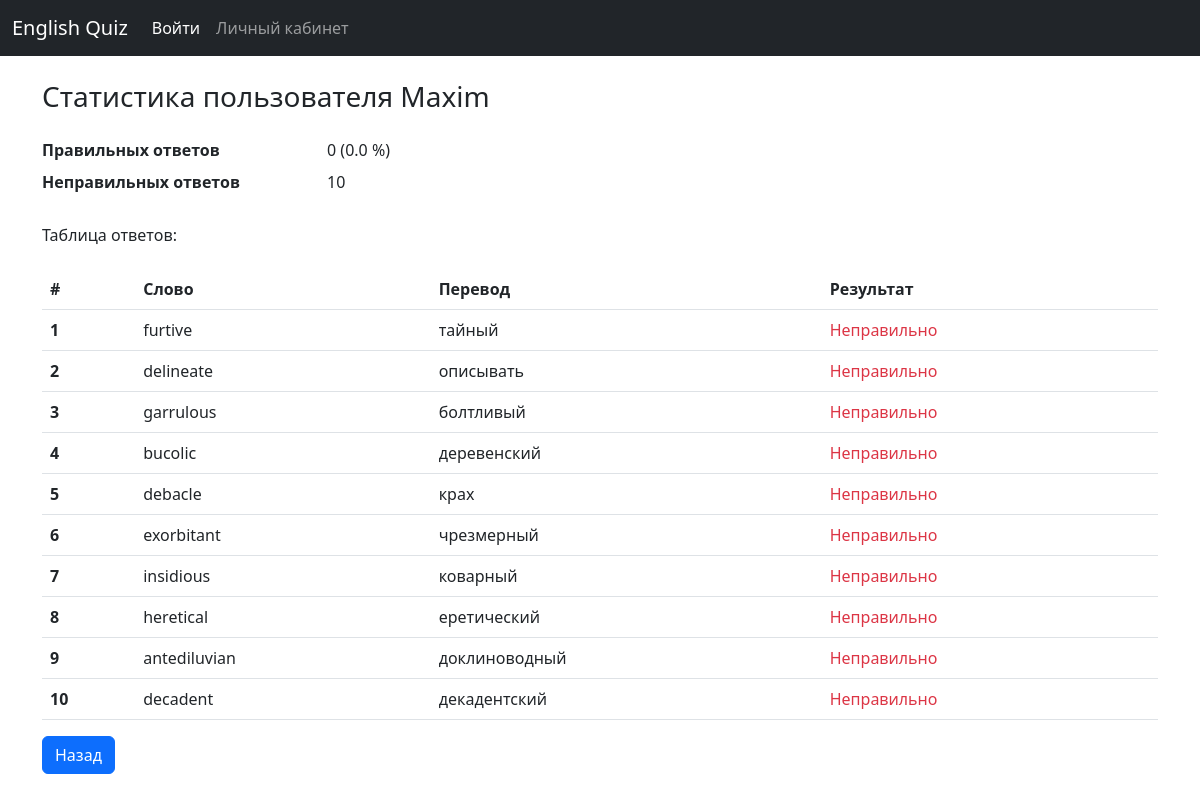
The app's page /stat/7 (signed in) with its own data.
### models/models_db.py (models this page shows, shortened)
class User(db.Model, UserMixin):
    __tablename__ = 'users'
    id = db.Column(db.Integer, primary_key=True)
    username = db.Column(db.String(100), nullable=False, default='Unknown User')
    email = db.Column(db.String(100), nullable=False, unique=True)
    password = db.Column(db.String(100), nullable=False)
    date_of_registration = db.Column(db.DateTime, default=datetime.today())
    sessions = db.relationship('Session', backref='user', lazy=True)

class Question(db.Model):
    __tablename__ = 'questions'
    id = db.Column(db.Integer, primary_key=True)
    level = db.Column(db.Integer, nullable=False)
    question = db.Column(db.String(100), nullable=False)
    answer = db.Column(db.String(100), nullable=False)

### app.py (the view)
@app.route('/stat/<int:session_id>')
@login_required
def stat(session_id):  # Страница статистики
    user = current_user
    session = Session.query.get(session_id)
    results = session.get_answers_list()
    correct_answers = len([res for qst, res in results if res])
    incorrect_answers = len(results) - correct_answers
    print(f'Пользователь {user.username}: правильных {correct_answers}, неправильных {incorrect_answers}')
    return render_template('stat.html', user=user, correct_answers=correct_answers, incorrect_answers=incorrect_answers,
                           results=results, user_id=user.id)

### app.py (called while the page is built)
@login_manager.user_loader
def load_user(user_id):
    print("load_user")
    return User.query.get(user_id)

@app.after_request
def redirect_to_sign(response):
    if response.status_code == 401:
        return redirect(url_for('login'))
    return response

### models/models_db.py (called while the page is built)
    def get_answers_list(self):
        return pickle.loads(self.answers)

### templates/stat.html (shortened to what this page needs)
{% extends 'base.html' %}
{% block body %}
    <div class="container">
        <h3 class="my-4">Статистика пользователя {{ user.username }}</h3>
        <dl class="row">
            <dt class="col-sm-3">Правильных ответов</dt>
            <dd class="col-sm-9">{{ correct_answers }}
                ({{ (correct_answers / results | length * 100) | round }} %)
            </dd>
            <dt class="col-sm-3">Неправильных ответов</dt>
            <dd class="col-sm-9">{{ incorrect_answers }}</dd>
        </dl>
        <h6 class="my-4">Таблица ответов:</h6>
        <table class="table">
            <thead>
            <tr>
                <th scope="col">#</th>
                <th scope="col">Слово</th>
                <th scope="col">Перевод</th>
                <th scope="col">Результат</th>
            </tr>
            </thead>
            <tbody>
            {% for question, result in results %}
                <tr>
                    <th scope="row">{{ loop.index }}</th>
                    <td>{{ question.question }}</td>
                    <td>{{ question.answer }}</td>
                    {% if result %}
                        <td class="text-success">Правильно</td>
                    {% else %}
                        <td class="text-danger">Неправильно</td>
                    {% endif %}
                </tr>
            {% endfor %}
            </tbody>
        </table>
    <a class="btn btn-primary" href="{{ url_for('profile') }}" role="button">Назад</a>
    </div>
{% endblock %}

### templates/base.html (shortened to what this page needs)
<!doctype html>
<html lang="en">
<head>
    <link rel="stylesheet" href="https://cdn.jsdelivr.net/npm/bootstrap@5.2.3/dist/css/bootstrap.min.css"
>
</head>
<body>
<nav class="navbar navbar-expand-sm navbar-dark bg-dark" aria-label="Third navbar example">
    <div class="container-fluid">
      <a class="navbar-brand" href="/">English Quiz</a>
      <div class="collapse navbar-collapse" id="navbarsExample03">
        <ul class="navbar-nav me-auto mb-2 mb-sm-0">
          <li class="nav-item">
            <a class="nav-link active" aria-current="page" href="/login">Войти</a>
          </li>
          <li class="nav-item">
            <a class="nav-link" href="/profile">Личный кабинет</a>
          </li>
        </ul>
      </div>
    </div>
  </nav>
{% block body %}
{% endblock %}
</body>
</html>

### records on screen
User: username "Maxim"
Question: question "furtive", answer "тайный"
Question: question "delineate", answer "описывать"
Question: question "garrulous", answer "болтливый"
Question: question "bucolic", answer "деревенский"
Question: question "debacle", answer "крах"
Question: question "exorbitant", answer "чрезмерный"
Question: question "insidious", answer "коварный"
Question: question "heretical", answer "еретический"
Question: question "antediluvian", answer "доклиноводный"
Question: question "decadent", answer "декадентский"

### other values on screen
{{ correct_answers }} "0"
{{ (correct_answers / results | length * 100) | round }} "0.0"
{{ incorrect_answers }} "10"
